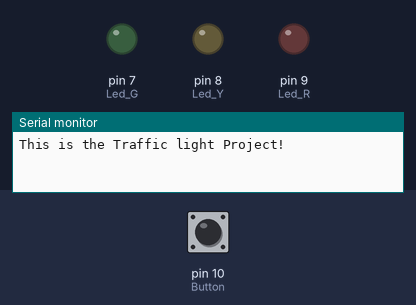
A sketch run on a simulated Arduino Uno, built with avr-gcc and run on an emulated ATmega328P. Shown: output pins drawn as LEDs (lit = HIGH), the last lines printed to the serial monitor. The inputs (shaded band) are chosen by the test bench; at power-on: pin 10 (Button) LOW.

Above: at 1.2 s.
1.3 s: pin 10 (Button) pulsed HIGH 5 times (0.12 s each, 0.3 s apart)
At 1.8 s:
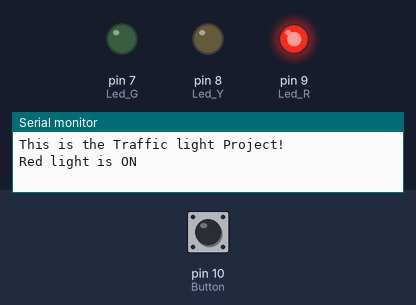
4.3 s: pin 10 (Button) pulled HIGH for 0.15 s
At 5.0 s:
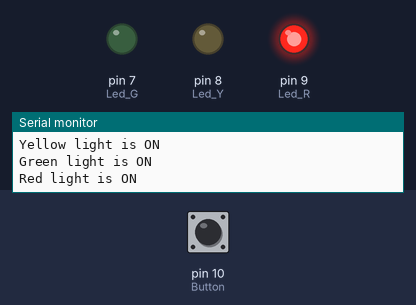
5.9 s: pin 10 (Button) pulled HIGH for 1 s
At 6.2 s:
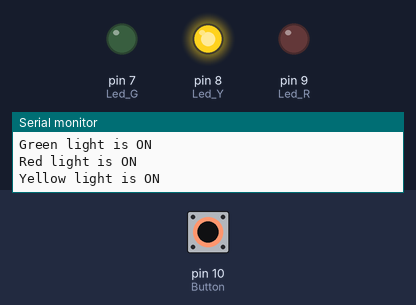
Timing chart, 0 to 8.9 s (numbered marks = the images above; inputs shaded):
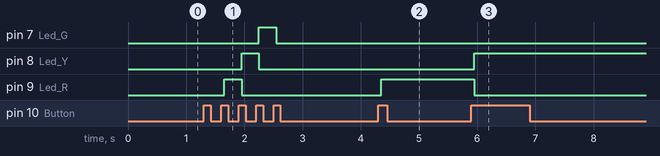

Measured:
- after the input at 1.3 s, pin 7 (Led_G): LOW → HIGH after 0.95 s, → LOW 0.30 s later; pin 8 (Led_Y): LOW → HIGH after 0.65 s, → LOW 0.30 s later; pin 9 (Led_R): LOW → HIGH after 0.35 s, → LOW 0.30 s later
- after the input at 4.3 s, pin 9 (Led_R): LOW → HIGH after 0.05 s
- after the input at 5.9 s, pin 8 (Led_Y): LOW → HIGH after 0.05 s; pin 9 (Led_R): HIGH → LOW after 0.05 s

The sketch:

trafficButton_V1.ino
```cpp
int Button = 10;
int Led_R = 9;
int Led_Y = 8;
int Led_G = 7;
int Button_State = 0;
int last_Button_State = LOW;


void setup() {
// put your setup code here, to run once:
Serial.begin(9600);
pinMode(Button, INPUT);
pinMode(Led_R, OUTPUT);
pinMode(Led_Y, OUTPUT);
pinMode(Led_G, OUTPUT);
Serial.println("This is the Traffic light Project!");
}

void loop() {
// put your main code here, to run repeatedly:
int read = digitalRead(Button);

if(read == HIGH && last_Button_State == LOW){
delay(50);
if(digitalRead(Button) == HIGH){
if (Button_State == 1){
Serial.println("Red light is ON");
digitalWrite(Led_R, HIGH);
digitalWrite(Led_G, LOW);
digitalWrite(Led_Y, LOW);
}
else if (Button_State == 2){
Serial.println("Yellow light is ON");
digitalWrite(Led_Y, HIGH);
digitalWrite(Led_G, LOW);
digitalWrite(Led_R, LOW);
}
else if (Button_State == 3){
Serial.println("Green light is ON");
digitalWrite(Led_G, HIGH);
digitalWrite(Led_Y, LOW);
digitalWrite(Led_R, LOW);
}

else if(Button_State == 0){
digitalWrite(Led_R, LOW);
digitalWrite(Led_Y, LOW);
digitalWrite(Led_G, LOW);

}
  if(Button_State >= 3){
    Button_State = 0;
  }
  else{
  Button_State++;
  }
}
}
last_Button_State = read;
}
```
